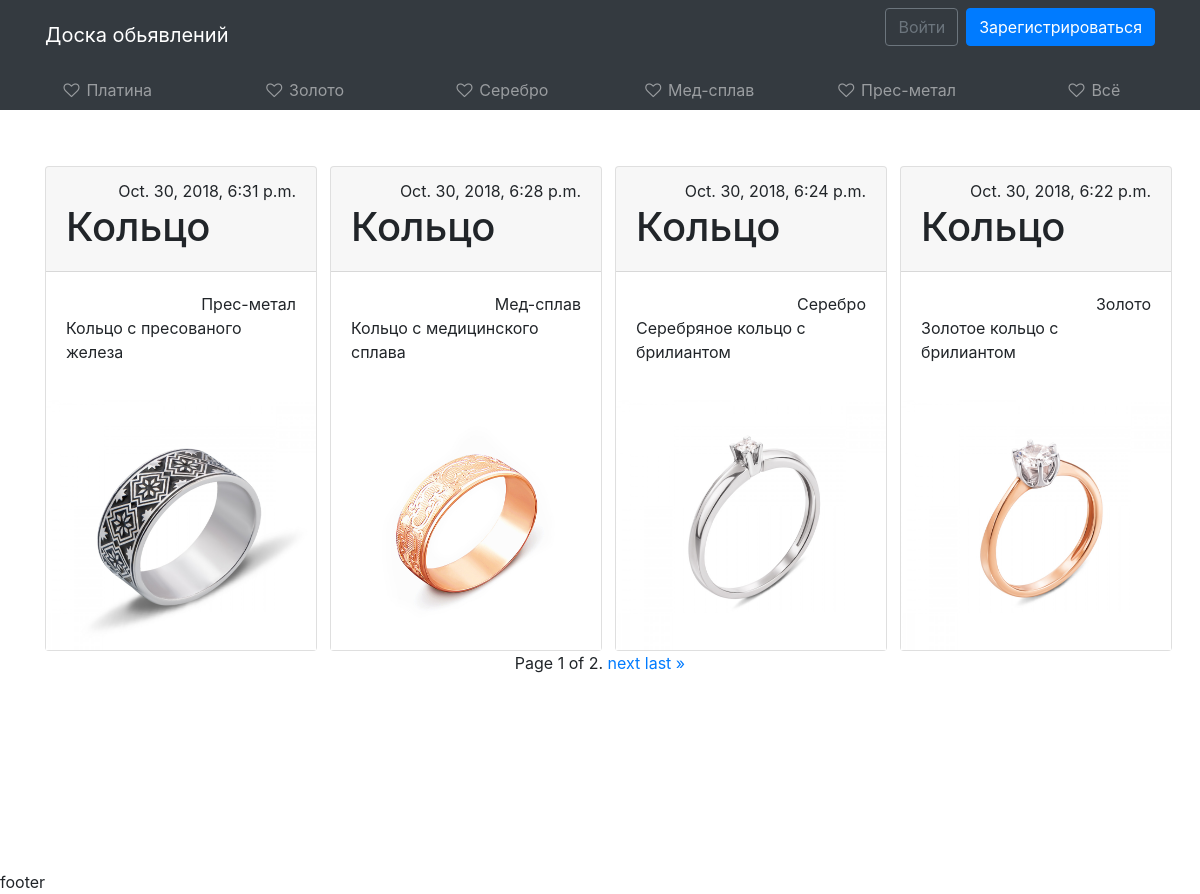
Before: /all/ with the older database file.
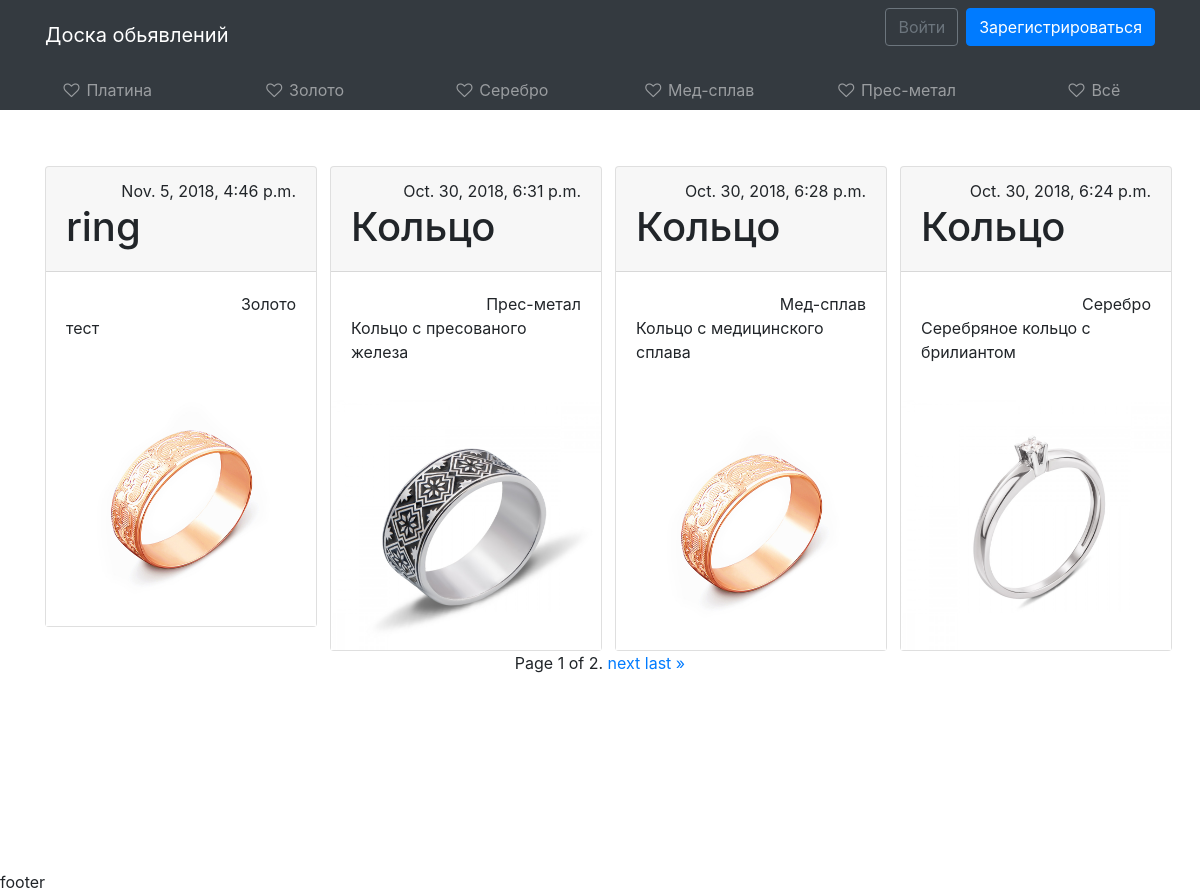
After: the same page with the newer database file.
### core/models.py (models this page shows, shortened)
class Category(models.Model):
    category_name = models.CharField(max_length = 20, blank=False, verbose_name=u'category name')

class Product(models.Model):
    DELETED = 0
    TO_MODERETION = 1
    ACTIVE = 2
    MODERATING = (
        (DELETED, 'Deleted'),
        (TO_MODERETION, 'To moderation'),
        (ACTIVE, 'Active')
    )
    STANDART = 0
    VIP = 1
    TO_VIP = (
        (STANDART, 'Standart'),
        (VIP, 'VIP')
    )
    VIP_MODER = (
        (STANDART, 'No VIP'),
        (VIP, 'Want VIP')
    )
    product_user = models.ForeignKey(User, on_delete=models.CASCADE, verbose_name=u'user', default='')
    product_category = models.ForeignKey('Category', on_delete=models.DO_NOTHING, verbose_name=u'category', related_name='product')
    product_name = models.CharField(max_length=20, blank=False, verbose_name=u'name')
    product_image = models.ImageField(verbose_name=u'foto', default='images/No-image.jpg')
    product_info = models.TextField(verbose_name=u'info')
    product_price = models.PositiveIntegerField(verbose_name=u'price')
    product_status = models.IntegerField(choices=MODERATING, default=TO_MODERETION, verbose_name=u'status')
    product_vip = models.IntegerField(choices=TO_VIP, default=STANDART, verbose_name=u'VIP status')
    product_vip_moderation = models.IntegerField(choices=VIP_MODER, default=STANDART, verbose_name=u'VIP moderation')
    product_datatime_creation = models.DateTimeField(verbose_name=u'Created', auto_now_add=True)

### core/views.py (the view)
# urls.py: path('all/', views.AllListView.as_view(), name='all'),
class AllListView(ListViewMixin, View):
    template_name = 'core/home.html'
    def get(self, request):
        return super().get(request=request)

### core/mixinviews.py (called while the page is built)
    def get(self, request, **kwargs):
        context = {}
        context['category'] = Category.objects.all()
        context['product'] = Paginator(
            get_list_or_404(
                Product.objects.order_by('-product_datatime_creation').all(), **kwargs
            ), self.paginete_by
        ).get_page(request.GET.get('page'))
        return render(request, template_name='core/home.html', context=context)

### templates/core/home.html (shortened to what this page needs)
{% extends 'base.html' %}
{% load staticfiles %}
{% block content %}
<div class="container">
<div class="row">
{% for item in product %}
  <div class="col col-md-6 col-lg-4 col-xl-3 mt-5">
    <div class="card" id="card">
        <div class="card-header">
            <div class="text-right">
                <p1>{{ item.product_datatime_creation }}</p1>
            </div>
        <h1>{{ item.product_name }}</h1>
        </div>
      <div class="card-body">
          <div class="text-right">
              {{ item.product_category.category_name }}
          </div>
          <p>{{ item.product_info }}</p>
      </div>
        <img src="{{ item.product_image.url }}" alt="..." onclick="location.href='{% url 'detail' pid=item.id %}'" height="250">
    </div>
  </div>
{% endfor %}
</div>
</div>
<div class="pagination">
    <span class="step-links">
        <span class="current">
            Page {{ product.number }} of {{ product.paginator.num_pages }}.
        </span>
        {% if product.has_next %}
            <a href="?page={{ product.next_page_number }}">next</a>
            <a href="?page={{ product.paginator.num_pages }}">last &raquo;</a>
        {% endif %}
    </span>
</div>
{% endblock %}

### templates/base.html (shortened to what this page needs)
{% load staticfiles %}
<html lang="en">
<head>
    <link rel="stylesheet" href="https://stackpath.bootstrapcdn.com/bootstrap/4.1.3/css/bootstrap.min.css">
    <link rel="stylesheet" href="https://cdnjs.cloudflare.com/ajax/libs/font-awesome/4.7.0/css/font-awesome.css">
    <link rel="stylesheet" href="{% static '/css/style.css' %}">
</head>
<body>
{% include 'header.html' %}
{% block sidebar %}
<div class="container-fluid h-100">
    <div class="row d-flex flex-row">
        <aside class="col-1 col-md-2 col-lg-12 h-md-100 p-0 bg-dark top">
            <nav class="navbar navbar-expand navbar-dark bg-dark p-0 px-lg-2">
                <div class="collapse navbar-collapse">
                    <ul class="flex-column flex-lg-row navbar-nav w-100 justify-content-center align-items-center align-items-sm-start text-left text-lg-center">
                        {% for item in category %}
                        <li class="nav-item w-100">
                            <a class="nav-link text-truncate" href="{% url 'category' pid=item.id %}"><i class="fa fa-heart-o fa-fw"></i> <span class="d-none d-md-inline">{{ item.category_name }}</span></a>
                        </li>
                        {% endfor %}
                        <li class="nav-item w-100">
                            <a class="nav-link text-truncate" href="{% url 'all' %}"><i class="fa fa-heart-o fa-fw"></i> <span class="d-none d-md-inline">Всё</span></a>
                        </li>
                    </ul>
                </div>
            </nav>
        </aside>
        <main class="col-11 col-md-10 col-lg-12 bg-faded py-2">
            {% endblock %}
            {% block content %}{% endblock %}
        </main>
    </div>
</div>
<div>
    {% include 'footer.html' %}
</div>
</body>
</html>

### templates/header.html (shortened to what this page needs)
{% load staticfiles %}
<nav class="navbar navbar-expand-sm navbar-dark bg-dark">
    <div class="container">
        <a class="navbar-brand" href="{% url 'home' %}">Доска обьявлений</a>
        <div class="collapse navbar-collapse" id="mainMenu">
            {% if user.is_authenticated %}
            <ul class="navbar-nav ml-auto">
                <li class="nav-item dropdown">
                    <a class="nav-link dropdown-toggle" href="#" id="userMenu" data-toggle="dropdown" aria-haspopup="true" aria-expanded="false">
                        {{user.username}}
                    </a>
                    <div class="dropdown-menu dropdown-menu-right" aria-labelledby="userMenu">
                        <a class="dropdown-item" href="{% url 'profile' %}">Мой Профиль</a>
                        <a class="dropdown-item" href="{% url 'change-password' %}">Сменить пароль</a>
                        <div class="dropdown-divider"></div>
                        <a class="dropdown-item" href="{% url 'my_products' %}">Мои обьявления</a>
                        <a class="dropdown-item" href="{% url 'add' %}">Добавить обьявление</a>
                        <div class="dropdown-divider"></div>
                        <a class="dropdown-item" href="{% url 'logout' %}">Выйти</a>
                    </div>
                </li>
            </ul>
            {% else %}
            <form class="form-inline ml-auto">
                <a href="{% url 'sign-in' %}" class="btn btn-outline-secondary">Войти</a>
                <a href="{% url 'sign-up' %}" class="btn btn-primary ml-2">Зарегистрироваться</a>
            </form>
            {% endif %}
        </div>
    </div>
</nav>

### templates/footer.html
{% load staticfiles %}
footer

### static/css/style.css (style rules this page uses)
#card { width: 17rem; }
.pagination { justify-content: center; }

Changed rows visible on the page:
no longer on this page (row unchanged): Product: product_datatime_creation "Oct. 30, 2018, 6:22 p.m.", product_name "Кольцо", product_category.category_name "Золото", product_info "Золотое кольцо с брилиантом", product_image (picture)
added Product: product_datatime_creation "Nov. 5, 2018, 4:46 p.m.", product_name "ring", product_category.category_name "Золото", product_info "тест", product_image (picture)
